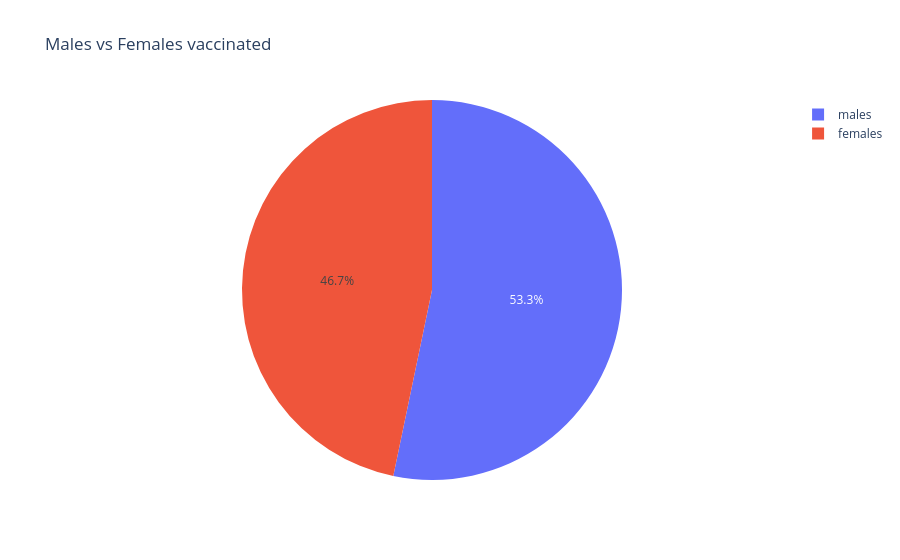

Notebook code for this chart:
### Code cell
#Males vs Females vaccinated
px.pie(names = ['males', 'females'], values = [males, females], title = 'Males vs Females vaccinated')

### Figure 1 — Plotly figure (JSON) as saved in the notebook; plotly's stock layout.template omitted (floating-point values rounded to 4 significant figures)
{"data": [{"domain": {"x": [0, 1], "y": [0, 1]}, "hovertemplate": "label=%{label}<br>value=%{value}<extra></extra>", "labels": ["males", "females"], "legendgroup": "", "name": "", "showlegend": true, "type": "pie", "values": [17070000000.0, 14980000000.0]}], "layout": {"legend": {"tracegroupgap": 0}, "title": {"text": "Males vs Females vaccinated"}}}
